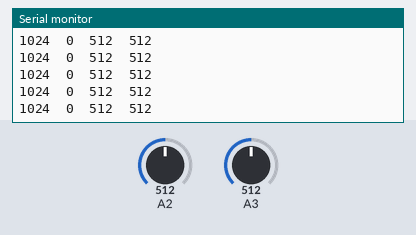
Recording of a sketch running on a simulated Arduino Uno, built with avr-gcc and run on an emulated ATmega328P. Parts: the last lines printed to the serial monitor. The test bench sets the inputs (shaded band); at power-on: A2 = 512, A3 = 512.

Above: at 1.2 s.
1.3 s: A2 set to 716
At 2.2 s:
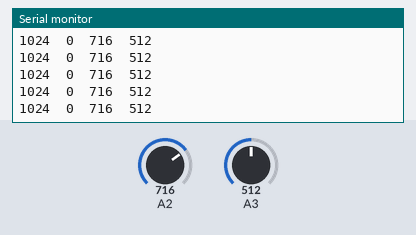
4.3 s: A3 set to 716
At 5.3 s:
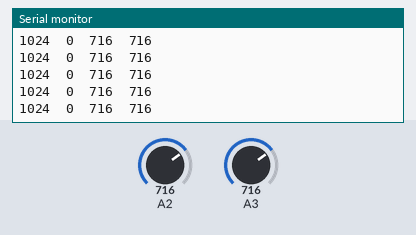
5.8 s: A2 set to 900
At 6.4 s:
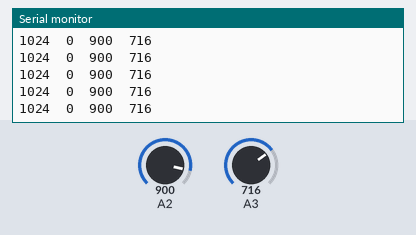
Timing chart, 0 to 7.2 s (numbered marks = the images above; inputs shaded):
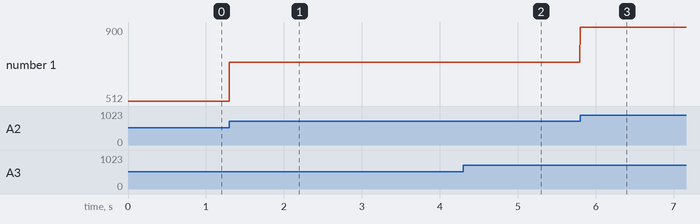

The sketch:

test_Loudness_Light.ino
```cpp
//connect the module to the analog grove socket

int val;
int val2;
void setup()
{
    Serial.begin(115200);
}

void loop()
{
    Serial.print(1024);//reference for fixed scaling when plotting
    Serial.print('\t');
    Serial.print(0);//reference for fixed scaling when plotting
    Serial.print('\t');
    val = analogRead(A2); //analog input level, output 0~1024
    Serial.print(val);
    Serial.print('\t');
    val2 = analogRead(A3); //analog input level2, output 0~1024
    Serial.print(val2);

    Serial.println();
    delay(2);
}
```

Measured:
- after the input at 1.3 s, the serial monitor: prints a new line at once (image 1)
- after the input at 4.3 s, the serial monitor: prints a new line at once (image 2)
- after the input at 5.8 s, the serial monitor: prints a new line at once (image 3)
- plotted number 1: 512 → 716 after the input at 1.3 s, 716 → 900 after the input at 5.8 s
